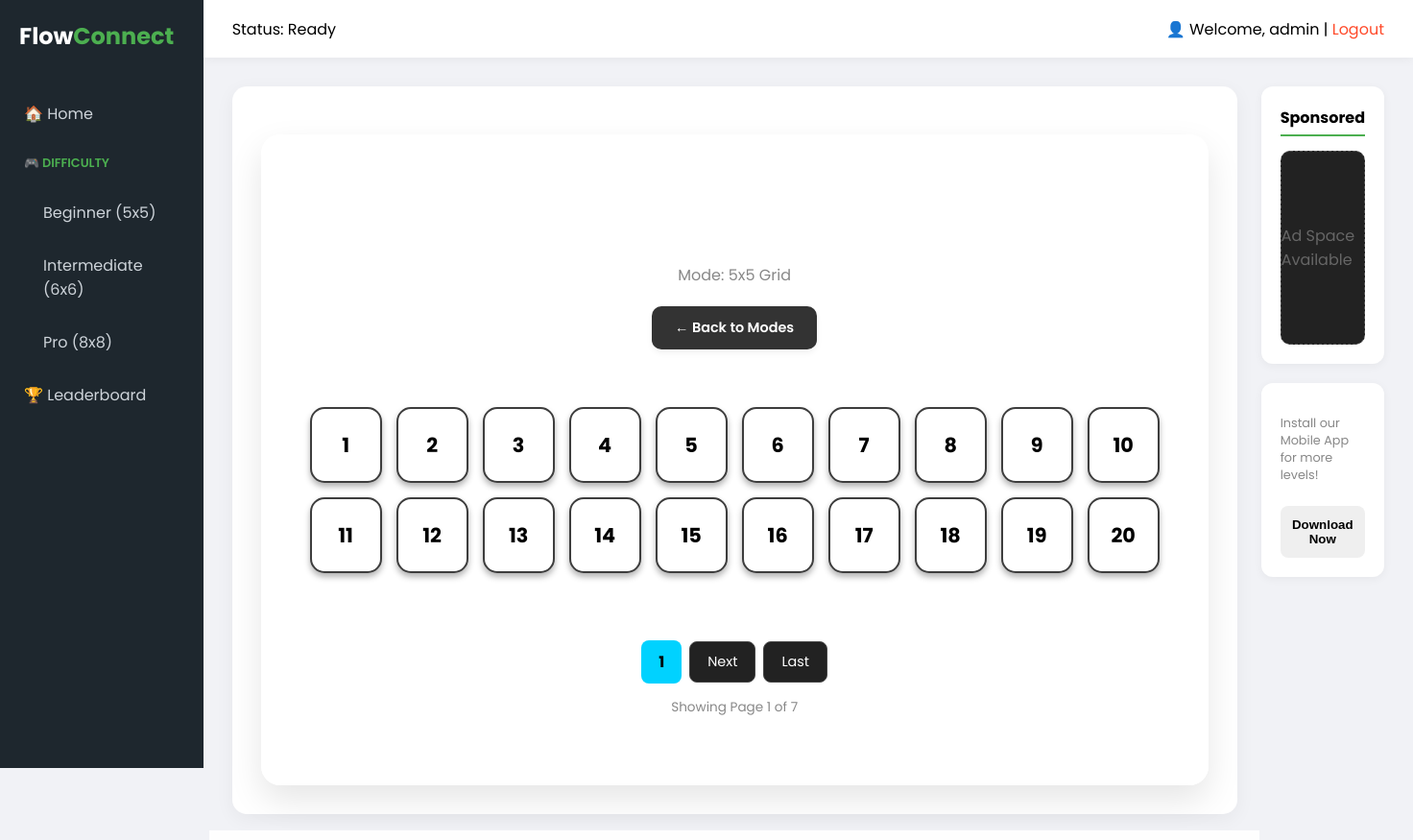
The app's page /levels/5/ (signed in) with its own data.
### game/models.py (models this page shows, shortened)
class GameLevel(models.Model):
  DIFFICULTY_CHOICES = [
        (5, 'Beginner (5x5)'),
        (6, 'Medium (6x6)'),
        (8, 'Hard (8x8)'),
    ]
  grid_size = models.IntegerField(choices=DIFFICULTY_CHOICES,default=5)
  level_number = models.IntegerField()
  dot_configuration = models.JSONField(help_text="Paste your JSON dot config here")
  created_at = models.DateTimeField(auto_now_add=True)
  class Meta:
    unique_together = ('grid_size', 'level_number')
    ordering = ['grid_size', 'level_number']

### game/views.py (the view)
# urls.py: path('levels/<int:size>/', views.level_selection_view, name='level_list'),
def level_selection_view(request, size):
    levels = GameLevel.objects.filter(grid_size=size).order_by('level_number')
    completed_levels = PlayersProgress.objects.filter(
        user=request.user,
        grid_size=size
    ).values_list('level_number', flat=True)
    paginator = Paginator(levels,20)
    page_number = request.GET.get("page")
    page_obj = paginator.get_page(page_number)
    labels = {5: "Beginner", 6: "Medium", 8: "Hard"}
    return render(request, 'game/level_selection.html', {
        'levels': page_obj,
        'size': size,
        'difficulty_label': labels.get(size, "Unknown"),
        'completed_levels': completed_levels,
    })

### templates/game/level_selection.html (shortened to what this page needs)
{% extends 'base.html' %}
{% load static %}
{% block extra_css %}
<link rel="stylesheet" href="{% static 'css/game/home.css' %}" />
{% endblock %}
{% block content %}
<div class="game-main-area">
    <div class="level-numbers-container">
        <div class="selection-header">
            <h1 style="font-size: 2.5rem; letter-spacing: 2px; margin-bottom: 5px;">{{ difficulty_label }}</h1>
            <p style="color: #888; margin-bottom: 20px;">Mode: {{ size }}x{{ size }} Grid</p>
            <a href="{% url 'game:home' %}" class="back-btn">← Back to Modes</a>
        </div>
        <div class="numbers-grid">
            {% for lvl in levels %}
                <a href="{% url 'game:play_level' size=lvl.grid_size level=lvl.level_number %}"
                class="level-number-box {% if lvl.level_number in completed_levels %}is-completed{% endif %}">
                    {{ lvl.level_number }}
                </a>
            {% empty %}
                <div style="grid-column: 1 / -1; text-align: center; color: #888; padding: 50px;">
                    <h2>Levels loading...</h2>
                    <p>Bhai, database mein levels check karein.</p>
                </div>
            {% endfor %}
        </div>
        {% if levels.paginator.num_pages > 1 %}
        <div class="pagination-wrapper">
            <div class="pagination-controls">
                <span class="pg-current">{{ levels.number }}</span>
                {% if levels.has_next %}
                    <a href="?page={{ levels.next_page_number }}" class="pg-btn">Next</a>
                    <a href="?page={{ levels.paginator.num_pages }}" class="pg-btn">Last</a>
                {% endif %}
            </div>
            <div class="pg-info">
                Showing Page {{ levels.number }} of {{ levels.paginator.num_pages }}
            </div>
        </div>
        {% endif %}
    </div>
</div>
{% endblock %}

### templates/base.html (shortened to what this page needs)
{% load static %}
<!DOCTYPE html>
<html lang="en">
<head>
    <link rel="stylesheet" href="{% static 'css/base.css' %}">
    {% block extra_css %}{% endblock %}
</head>
<body>
    <div class="app-wrapper">
        <aside class="sidebar">
            <div class="sidebar-header">
                <a href="/" class="nav-logo">Flow<span>Connect</span></a>
            </div>
            <ul class="sidebar-links">
                <li><a href="/">🏠 Home</a></li>
                <li class="sidebar-dropdown">
                    <span class="dropdown-title">🎮 Difficulty</span>
                    <ul class="dropdown-menu">
                        <li><a href="#" onclick="changeDifficulty(5)">Beginner (5x5)</a></li>
                        <li><a href="#" onclick="changeDifficulty(6)">Intermediate (6x6)</a></li>
                        <li><a href="#" onclick="changeDifficulty(8)">Pro (8x8)</a></li>
                    </ul>
                </li>
                <li><a href="#">🏆 Leaderboard</a></li>
            </ul>
        </aside>
        <div class="main-layout">
            <header class="top-nav">
                <div class="status-bar">
                    Status: <span id="game-status">Ready</span>
                </div>
                <div class="user-profile">
                    {% if user.is_authenticated %}
                        👤 Welcome, {{ user.username }} |
                        <a href="{% url 'user:logout' %}" style="color: #ff4b2b; text-decoration: none;">Logout</a>
                    {% else %}
                        <a href="{% url 'user:login' %}" class="btn-action" style="padding: 5px 15px;">Login</a>
                        <a href="{% url 'user:signup' %}" class="btn-action" style="padding: 5px 15px;">Signup</a>
                    {% endif %}
                </div>
            </header>
            <main class="content-body">
                <div class="game-container-flex">
                    <div class="game-board-area">
                        {% block content %}{% endblock %}
                    </div>
                    <div class="game-options-panel">
                        {% block side_panel %}
                        <div class="option-card advertisement">
                            <h3>Sponsored</h3>
                            <div style="background: #222; height: 200px; display: flex; align-items: center; justify-content: center; border-radius: 10px; border: 1px dashed #555;">
                                <p style="color: #666;">Ad Space Available</p>
                            </div>
                        </div>
                        <div class="option-card advertisement">
                            <p style="font-size: 0.8rem; color: #888;">Install our Mobile App for more levels!</p>
                            <button class="btn-action">Download Now</button>
                        </div>
                        {% endblock %}
                    </div>
                </div>
            </main>
        </div>
    </div>
</body>
</html>

### static/css/base.css (style rules this page uses)
:root { --primary: #4CAF50; --dark: #1e272e; --bg-light: #f1f2f6; --sidebar-w: 250px; }
body { margin: 0; font-family: 'Poppins', sans-serif; background: var(--bg-light); }
.app-wrapper { display: flex; min-height: 100vh; }
.sidebar { width: var(--sidebar-w); background: var(--dark); color: white; position: sticky; top: 0; height: 100vh; }
.nav-logo { font-size: 1.5rem; color: white; text-decoration: none; font-weight: 700; display: block; padding: 20px; }
.nav-logo span { color: var(--primary); }
.sidebar-links { list-style: none; padding: 0; }
.sidebar-links li a, .dropdown-title { padding: 15px 25px; display: block; color: #ced4da; text-decoration: none; cursor: pointer; }
.dropdown-title { color: var(--primary); font-size: 0.8rem; text-transform: uppercase; font-weight: 600; }
.dropdown-menu { list-style: none; padding-left: 20px; }
.main-layout { flex: 1; display: flex; flex-direction: column; }
.top-nav { height: 60px; background: white; display: flex; justify-content: space-between; align-items: center; padding: 0 30px; box-shadow: 0 2px 10px rgba(0,0,0,0.05); }
.content-body { padding: 30px; flex: 1; }
.game-container-flex { display: flex; gap: 25px; align-items: flex-start; }
.game-board-area { flex: 2.5; background: white; padding: 30px; border-radius: 15px; box-shadow: 0 5px 20px rgba(0,0,0,0.05); min-height: 500px; display: flex; justify-content: center; align-items: center; }
.game-options-panel { flex: 1; display: flex; flex-direction: column; gap: 20px; }
.option-card { background: white; padding: 20px; border-radius: 12px; box-shadow: 0 2px 10px rgba(0,0,0,0.05); }
.option-card h3 { margin: 0 0 15px 0; font-size: 1rem; border-bottom: 2px solid var(--primary); padding-bottom: 5px; }
.btn-action { width: 100%; padding: 12px; margin-top: 10px; border: none; border-radius: 8px; font-weight: 600; cursor: pointer; }

### static/css/game/home.css (style rules this page uses)
.numbers-grid { display: grid; grid-template-columns: repeat(10, 1fr); gap: 10px; max-width: 500px; margin: 20px auto; }
.level-numbers-container { background: rgba(255, 255, 255, 0.9); backdrop-filter: blur(10px); padding: 30px; border-radius: 20px; box-shadow: 0 15px 35px rgba(0,0,0,0.1); border: 1px solid rgba(255, 255, 255, 0.5); margin-top: 20px; }
.numbers-grid { display: grid; grid-template-columns: repeat(auto-fill, minmax(45px, 1fr)); gap: 12px; margin-top: 25px; }
.back-btn { background: #ffffff; color: #2d3436; border: 2px solid #f1f2f6; padding: 10px 20px; border-radius: 50px; font-weight: 600; font-size: 0.9rem; cursor: pointer; display: inline-flex; align-items: center; gap: 8px; transition: all 0.3s cubic-bezier(0.4, 0, 0.2, 1); box-shadow: 0 4px 6px rgba(0, 0, 0, 0.05); }
.back-btn::before { content: ''; transition: transform 0.3s ease; }

### templates/game/level_selection.html (style rules this page uses)
.numbers-grid { display: grid; grid-template-columns: repeat(auto-fill, minmax(75px, 1fr)); gap: 15px; padding: 20px; max-width: 900px; margin: 0 auto; }
.level-number-box { display: flex; align-items: center; justify-content: center; background: white; color: black; text-decoration: none; height: 75px; border-radius: 15px; font-weight: 700; font-size: 1.3rem; transition: all 0.3s cubic-bezier(0.4, 0, 0.2, 1); border: 2px solid #3d3d3d; box-shadow: 0 4px 6px rgba(0,0,0,0.3); }
.selection-header { text-align: center; margin-bottom: 40px; color: white; }
.back-btn { background: #333; color: white; border: none; padding: 12px 24px; border-radius: 10px; cursor: pointer; text-decoration: none; display: inline-block; font-weight: 600; transition: 0.2s; }
.pagination-wrapper { margin-top: 50px; padding-bottom: 40px; display: flex; flex-direction: column; align-items: center; gap: 15px; }
.pagination-controls { display: flex; align-items: center; gap: 8px; }
.pg-btn { background: #222; color: #fff; padding: 10px 18px; border-radius: 8px; text-decoration: none; font-size: 0.9rem; border: 1px solid #444; transition: 0.3s; }
.pg-current { background: #00d2ff; color: #000; padding: 10px 18px; border-radius: 8px; font-weight: bold; }
.pg-info { color: #888; font-size: 0.85rem; }
.level-number-box { position: relative; transition: all 0.3s ease; }

### records on screen
GameLevel: level_number "1"
GameLevel: level_number "2"
GameLevel: level_number "3"
GameLevel: level_number "4"
GameLevel: level_number "5"
GameLevel: level_number "6"
GameLevel: level_number "7"
GameLevel: level_number "8"
GameLevel: level_number "9"
GameLevel: level_number "10"
GameLevel: level_number "11"
GameLevel: level_number "12"
GameLevel: level_number "13"
GameLevel: level_number "14"
GameLevel: level_number "15"
GameLevel: level_number "16"
GameLevel: level_number "17"
GameLevel: level_number "18"
GameLevel: level_number "19"
GameLevel: level_number "20"

### other values on screen
{{ user.username }} "admin"
{{ size }} "5"
{{ levels.number }} "1"
{{ levels.paginator.num_pages }} "7"
